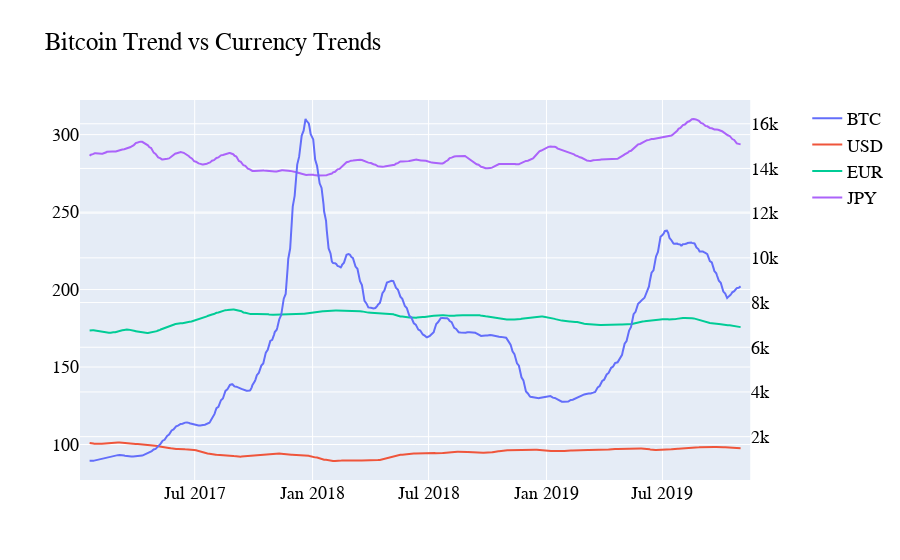

Source (notebook cell):
### Code cell
# setting double indexes and plotting trends together
trends = make_subplots(specs=[[{"secondary_y": True}]])
trends.update_layout(title="Bitcoin Trend vs Currency Trends",
    font=dict(family="Arial, monospace",size=18, color="#000000"))

trends.add_trace(go.Scatter(x=currencies['Date'], y=btc_trend, name = 'BTC'), secondary_y=True)
trends.add_trace(go.Scatter(x=currencies['Date'], y=usd_trend, name = 'USD'))
trends.add_trace(go.Scatter(x=currencies['Date'], y=eur_trend, name = 'EUR'))
trends.add_trace(go.Scatter(x=currencies['Date'], y=jpy_trend, name = 'JPY'))

### Figure 1 — Plotly figure (JSON) as saved in the notebook; plotly's stock layout.template omitted (floating-point values rounded to 4 significant figures; data arrays with more than 128 entries replaced by an {"elided": "..."} marker saying what was removed)
{"data": [{"name": "BTC", "type": "scatter", "x": {"elided": "743 str values"}, "xaxis": "x", "y": {"elided": "743 float values"}, "yaxis": "y2"}, {"name": "USD", "type": "scatter", "x": {"elided": "743 str values"}, "y": {"elided": "743 float values"}}, {"name": "EUR", "type": "scatter", "x": {"elided": "743 str values"}, "y": {"elided": "743 float values"}}, {"name": "JPY", "type": "scatter", "x": {"elided": "743 str values"}, "y": {"elided": "743 float values"}}], "layout": {"font": {"color": "#000000", "family": "Arial, monospace", "size": 18}, "title": {"text": "Bitcoin Trend vs Currency Trends"}, "xaxis": {"anchor": "y", "domain": [0, 0.94]}, "yaxis": {"anchor": "x", "domain": [0, 1]}, "yaxis2": {"anchor": "x", "overlaying": "y", "side": "right"}}}
